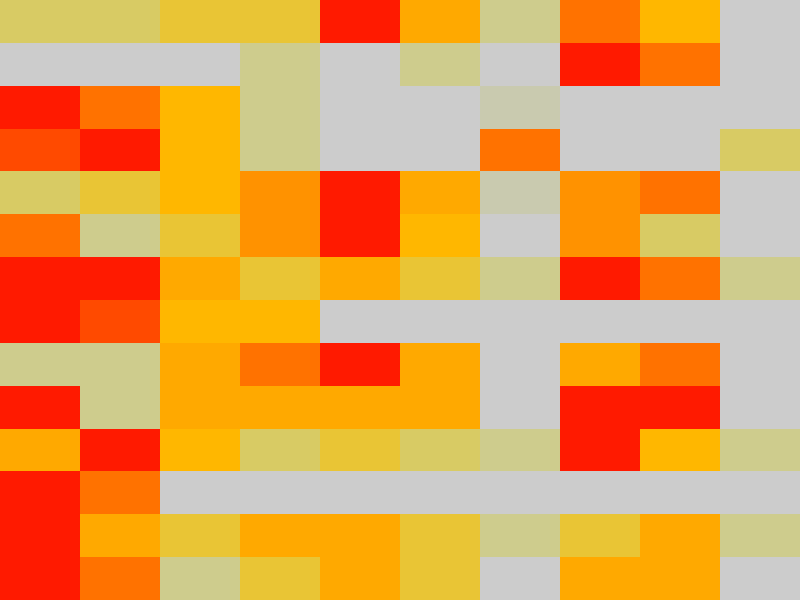

Recreate this plot in R.
#produces a 'paragenetic' sequence diagram for the Mount Bischoff crystal MB3
#absolute concentrations visually estimated as a fraction of the maximum

#https://hihayk.github.io/scale/#5/5/0/60/25/-25/-100/100/FFB700/255/183/0
greyhot <- c("#CCCCCC", "#C9CAAF", "#CECC8D", "#D8CB64", "#E9C535", "#FFB700",
  "#FFA900", "#FF9200", "#FF7200", "#FF4A00", "#FF1A00")

m <- cbind(
 #zones: 1a,1b,2a,2b,3a,3b,4 ,5a,5b,6
  U  = c(10,08,02,04,06,04,00,06,06,00),
  W  = c(10,06,04,06,06,04,02,04,06,02),
  Ta = c(10,08,00,00,00,00,00,00,00,00),
  Hf = c(06,10,05,03,04,03,02,10,05,02), 
  sb = c(10,02,06,06,06,06,00,10,10,00), 
  In = c(02,02,06,08,10,06,00,06,08,00),
  Nb = c(10,09,05,05,00,00,00,00,00,00),
  Zr = c(10,10,06,04,06,04,02,10,08,02),
  Ga = c(08,02,04,07,10,05,00,07,03,00),
  Fe = c(03,04,05,07,10,06,01,07,08,00),
  V  = c(09,10,05,02,00,00,08,00,00,03), 
  Ti = c(10,08,05,02,00,00,01,00,00,00),
  Sc = c(00,00,00,02,00,02,00,10,08,00),
  Al = c(03,03,04,04,10,06,02,08,05,00)
)

png(filename="bischoff_summary.png", type="cairo", res=300,
    w=3, h=4, units="cm")
par(mar=c(0,0,0,0))
image(m, col=greyhot, xaxt="n", yaxt="n")
graphics.off()